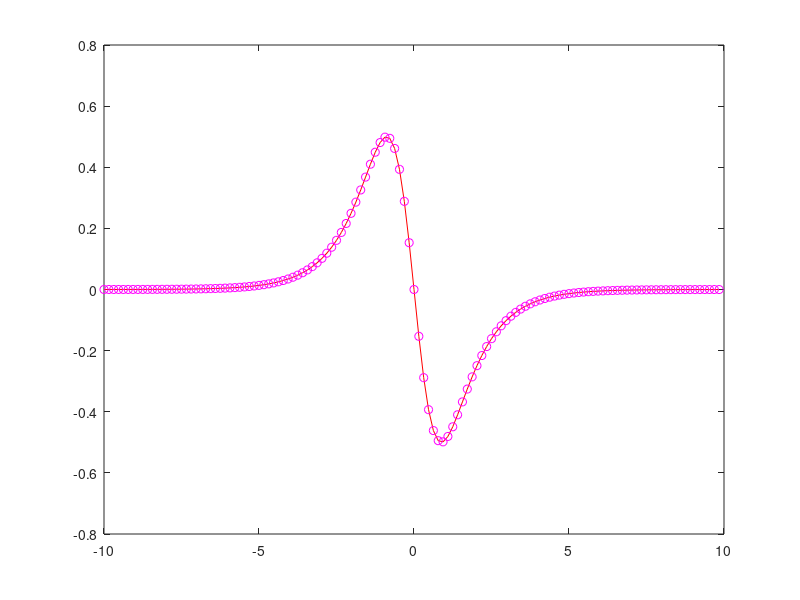

MATLAB code for this plot:
clear all; close all; clc;
%% first part of the lecture
L=20; % Domain
n=128; % points in the function

x2=linspace(-L/2,L/2,n+1);
x=x2(1:n); % we get rid of the last point because the last point is the same as the first

k=(2*pi/L)*[0:n/2-1 -n/2:-1]; % normalize to our domain (2*pi meaning frequency), and shifting because of the butterfly calculations happening in the fft

u=exp(-x.^2); % my gaussian function

ut=fft(u); % fast fourier transform

plot(fftshift(k),abs(fftshift(ut))); % shifting the stuff


%% second part with a sech ecuation
L=20; % Domain. As in example for the gibbs phenomenon you can reduce de domain (like to 4). You'll see oscillations between the jump, since now the function is not periodic and we're violating that principle
n=128; % points in the function

x2=linspace(-L/2,L/2,n+1);
x=x2(1:n); % we get rid of the last point because the last point is the same as the first

k=(2*pi/L)*[0:n/2-1 -n/2:-1];

u=sech(x);
ud=-sech(x).*tanh(x);
u2d=sech(x)-2*sech(x).^3

ut=fft(u); % fast fourier transform

% check out the algorithm, spectral differentiation
uds=ifft((i*k).*ut); % inverse fourier transform 
u2ds=ifft((i*k).^2.*ut);
ks=fftshift(k);
plot(x,ud,'r',x,uds,'mo')
